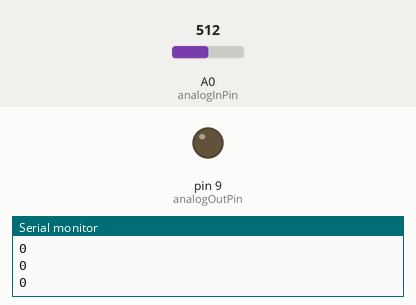
This sketch was run on a simulated Arduino Uno, built with avr-gcc and run on an emulated ATmega328P. Shown: output pins drawn as LEDs (lit = HIGH), the last lines printed to the serial monitor. Inputs (shaded band) come from the test bench; at power-on: A0 (analogInPin) = 512.

Above: at 1.2 s.
1.3 s: A0 (analogInPin) set to 610
At 2.0 s:
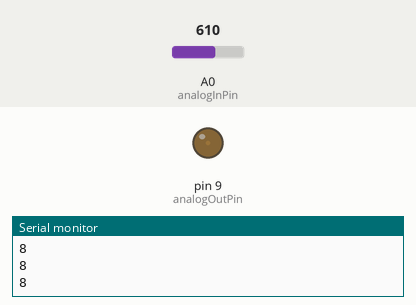
2.9 s: A0 (analogInPin) set to 716
At 3.3 s:
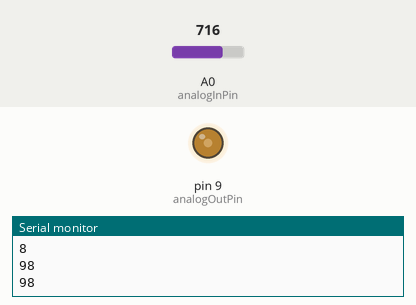
4.5 s: A0 (analogInPin) set to 900
At 5.8 s:
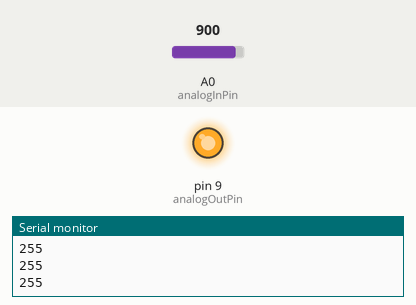
Timing chart, 0 to 7.5 s (numbered marks = the images above; inputs shaded):
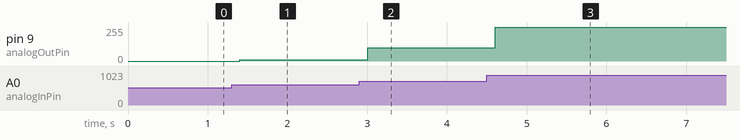

The sketch:

week15.ino
```cpp
const int analogInPin = A0;  // Analog input pin that the potentiometer is attached to
const int analogOutPin = 9; // Analog output pin that the LED is attached to

int sensorValue = 0;        // value read from the pot
int outputValue = 0;
// value output to the PWM (analog out)

void setup() {
  // put your setup code here, to run once:
  Serial.begin(9600);
}

void loop() {
  // put your main code here, to run repeatedly:


  int sensorRead = analogRead(A0);
  if(sensorRead<600)sensorRead=600;
  else if (sensorRead>900)sensorRead=900;
  int outputValue =map(sensorRead,600,900,0,255);
  analogWrite(9,outputValue);
  Serial.println(outputValue);
  delay(200);
};
```

Measured:
- after the input at 1.3 s, pin 9 (analogOutPin): 0/255 → 8/255 after 0.10 s
- after the input at 2.9 s, pin 9 (analogOutPin): 8/255 → 98/255 after 0.10 s
- after the input at 4.5 s, pin 9 (analogOutPin): 98/255 → 255/255 after 0.11 s
